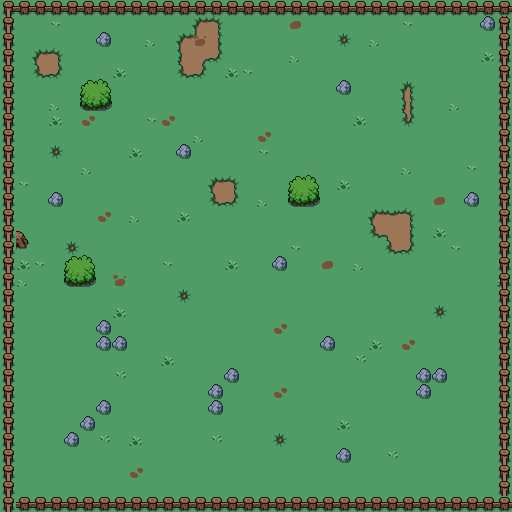

A level layout from a 2D game, rendered from its tile map. Below: a short description, then the map file with tile-grid data replaced by summaries:
An orthogonal 32x32 tile map with 16x16 px tiles, 3 tile layers (ground, bgd_1, fgd_1), 2 tilesets and 47 objects (3x SLIME, PLAYER, BLOB).

<map version="1.10" tiledversion="1.10.2" orientation="orthogonal" renderorder="right-down" width="32" height="32" tilewidth="16" tileheight="16" infinite="0" nextlayerid="6" nextobjectid="13">
 <properties>
  <property name="music" value="fields.ogg" />
 </properties>
 <tileset firstgid="1" name="map" tilewidth="16" tileheight="16" spacing="6" margin="3" tilecount="121" columns="11">
  <image source="../graphics/map.png" width="242" height="242" />
  <tile id="3">
   <objectgroup draworder="index" id="2">
    <object id="1" x="0" y="10.125" width="16" height="5.875" />
   </objectgroup>
  </tile>
  <tile id="14">
   <objectgroup draworder="index" id="2">
    <object id="1" x="0" y="1" width="16" height="15" />
   </objectgroup>
  </tile>
  <tile id="15">
   <objectgroup draworder="index" id="2">
    <object id="1" x="0" y="0" width="4.375" height="9.375" />
   </objectgroup>
  </tile>
  <tile id="16">
   <objectgroup draworder="index" id="2">
    <object id="1" x="0" y="0" width="13" height="9" />
   </objectgroup>
  </tile>
  <tile id="17">
   <objectgroup draworder="index" id="2">
    <object id="1" x="0" y="7" width="11" height="9" />
   </objectgroup>
  </tile>
  <tile id="22">
   <objectgroup draworder="index" id="2">
    <object id="1" x="0" y="1" width="15" height="15" />
   </objectgroup>
  </tile>
  <tile id="23">
   <objectgroup draworder="index" id="2">
    <object id="1" x="2" y="0" width="13" height="16" />
   </objectgroup>
  </tile>
  <tile id="24">
   <objectgroup draworder="index" id="2">
    <object id="1" x="0" y="2" width="16" height="13" />
   </objectgroup>
  </tile>
  <tile id="26">
   <objectgroup draworder="index" id="2">
    <object id="1" x="0" y="1" width="15" height="15" />
   </objectgroup>
  </tile>
  <tile id="27">
   <objectgroup draworder="index" id="2">
    <object id="1" x="0" y="0" width="15" height="16" />
   </objectgroup>
  </tile>
  <tile id="28">
   <objectgroup draworder="index" id="2">
    <object id="1" x="2" y="1" width="13" height="15" />
   </objectgroup>
  </tile>
  <tile id="29">
   <objectgroup draworder="index" id="2">
    <object id="1" x="2" y="0" width="13" height="16" />
   </objectgroup>
  </tile>
  <tile id="33">
   <objectgroup draworder="index" id="2">
    <object id="1" x="0" y="0" width="15" height="16" />
   </objectgroup>
  </tile>
  <tile id="35">
   <objectgroup draworder="index" id="2">
    <object id="1" x="1" y="0" width="14" height="13" />
   </objectgroup>
  </tile>
  <tile id="37">
   <objectgroup draworder="index" id="2">
    <object id="1" x="0" y="0" width="16" height="16" />
   </objectgroup>
  </tile>
  <tile id="44">
   <objectgroup draworder="index" id="2">
    <object id="1" x="0" y="0" width="16" height="9" />
   </objectgroup>
  </tile>
  <tile id="51">
   <objectgroup draworder="index" id="2">
    <object id="1" x="0" y="0" width="15" height="15" />
   </objectgroup>
  </tile>
  <tile id="55">
   <objectgroup draworder="index" id="2">
    <object id="1" x="0" y="1" width="16" height="15" />
   </objectgroup>
  </tile>
  <tile id="56">
   <objectgroup draworder="index" id="2">
    <object id="1" x="0" y="0" width="16" height="16" />
   </objectgroup>
  </tile>
  <tile id="58">
   <objectgroup draworder="index" id="2">
    <object id="1" x="0" y="0" width="16" height="16" />
   </objectgroup>
  </tile>
  <tile id="59">
   <objectgroup draworder="index" id="2">
    <object id="1" x="2" y="3" width="14" height="13" />
   </objectgroup>
  </tile>
  <tile id="66">
   <objectgroup draworder="index" id="2">
    <object id="1" x="0" y="0" width="16" height="16" />
   </objectgroup>
  </tile>
  <tile id="71">
   <objectgroup draworder="index" id="2">
    <object id="1" x="0" y="0" width="16" height="16" />
   </objectgroup>
  </tile>
  <tile id="72">
   <objectgroup draworder="index" id="2">
    <object id="1" x="11.75" y="0" width="4.25" height="6" />
   </objectgroup>
  </tile>
  <tile id="75">
   <objectgroup draworder="index" id="2">
    <object id="1" x="1" y="0" width="15" height="16" />
   </objectgroup>
  </tile>
  <tile id="76">
   <objectgroup draworder="index" id="2">
    <object id="1" x="0" y="0" width="16" height="16" />
   </objectgroup>
  </tile>
  <tile id="79">
   <objectgroup draworder="index" id="2">
    <object id="1" x="1" y="0" width="15" height="16" />
   </objectgroup>
  </tile>
  <tile id="84">
   <objectgroup draworder="index" id="2">
    <object id="1" x="2" y="0" width="14" height="16" />
   </objectgroup>
  </tile>
  <tile id="85">
   <objectgroup draworder="index" id="2">
    <object id="1" x="0" y="2" width="15" height="14" />
   </objectgroup>
  </tile>
  <tile id="89">
   <objectgroup draworder="index" id="2">
    <object id="1" x="2" y="0" width="14" height="16" />
   </objectgroup>
  </tile>
  <tile id="98">
   <objectgroup draworder="index" id="2">
    <object id="1" x="0" y="0" width="16" height="15" />
   </objectgroup>
  </tile>
  <tile id="102">
   <objectgroup draworder="index" id="2">
    <object id="1" x="2" y="1" width="14" height="15" />
   </objectgroup>
  </tile>
  <tile id="106">
   <objectgroup draworder="index" id="2">
    <object id="1" x="0" y="0" width="16" height="15" />
   </objectgroup>
  </tile>
  <tile id="107">
   <objectgroup draworder="index" id="2">
    <object id="1" x="2" y="1" width="13" height="15" />
   </objectgroup>
  </tile>
  <tile id="113">
   <objectgroup draworder="index" id="2">
    <object id="1" x="0" y="3" width="16" height="13" />
   </objectgroup>
  </tile>
  <tile id="115">
   <objectgroup draworder="index" id="2">
    <object id="1" x="11.5" y="11.625" width="4.5" height="4.375" />
   </objectgroup>
  </tile>
  <tile id="116">
   <objectgroup draworder="index" id="2">
    <object id="1" x="3" y="0" width="13" height="9" />
   </objectgroup>
  </tile>
  <tile id="117">
   <objectgroup draworder="index" id="2">
    <object id="1" x="3" y="7" width="13" height="9" />
   </objectgroup>
  </tile>
  <tile id="118">
   <objectgroup draworder="index" id="2">
    <object id="1" x="0" y="12" width="2.375" height="4" />
   </objectgroup>
  </tile>
  <tile id="119">
   <objectgroup draworder="index" id="2">
    <object id="1" x="2" y="1" width="14" height="15" />
   </objectgroup>
  </tile>
 </tileset>
 <tileset firstgid="122" name="entities" tilewidth="48" tileheight="48" tilecount="3" columns="0">
  <grid orientation="orthogonal" width="1" height="1" />
  <tile id="1">
   <image width="48" height="48" source="images/player.png" />
  </tile>
  <tile id="2">
   <image width="32" height="32" source="images/slime.png" />
  </tile>
  <tile id="3">
   <image width="16" height="16" source="images/chest.png" />
  </tile>
 </tileset>
 <layer id="1" name="ground" width="32" height="32">
  <data>[1024 cells, 1024 non-empty, 18 distinct tile ids]</data>
 </layer>
 <layer id="2" name="bgd_1" width="32" height="32">
  <data>[1024 cells, 31 non-empty, 9 distinct tile ids]</data>
 </layer>
 <layer id="3" name="fgd_1" width="32" height="32">
  <data>[1024 cells, 157 non-empty, 9 distinct tile ids]</data>
 </layer>
 <objectgroup id="4" name="entities">
  <object id="1" name="PLAYER" gid="123" x="235.403" y="218.473" width="48" height="48" />
  <object id="5" name="SLIME" gid="124" x="139.5" y="210" width="32" height="32" />
  <object id="6" name="SLIME" gid="124" x="127.5" y="91" width="32" height="32" />
  <object id="7" name="SLIME" gid="124" x="335" y="229.5" width="32" height="32" />
  <object id="12" name="BLOB" gid="124" x="-5.84651" y="135.405" width="32" height="32">
   <properties>
    <property name="color" type="color" value="#ffaaaaff" />
   </properties>
  </object>
 </objectgroup>
 <objectgroup color="#0000ff" id="5" name="portals">
  <!-- 2 objects omitted --></objectgroup>
</map>
<!-- 2 of 47 objects omitted -->
